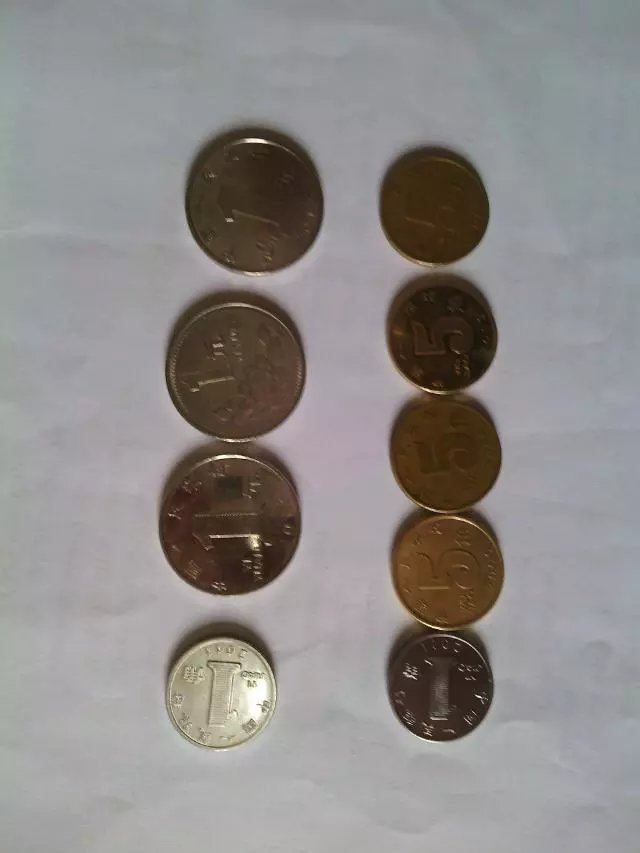
//> input picture images/coin.jpg, 640 x 853 px
$ ./opencv_034   (built with g++ and OpenCV 4)
//> lines starting //> are read from the running program, lines starting //| are printed output that depends on the picture
#include <opencv2/opencv.hpp>
#include <iostream>
using namespace std;
using namespace cv;
int main(int argc, char** argv) {
	Mat src = imread("D:/images/coin.jpg", IMREAD_UNCHANGED);
//> src is the input picture: 853 rows x 640 cols, CV_8UC3; mean B, G, R 137.2, 138.7, 142.3
	if (src.empty()) {
		cout << "can`t read this image" << endl;
	}
	GaussianBlur(src,src,Size(3,3),0);
	Mat gray;
	cvtColor(src, gray, COLOR_BGR2GRAY);
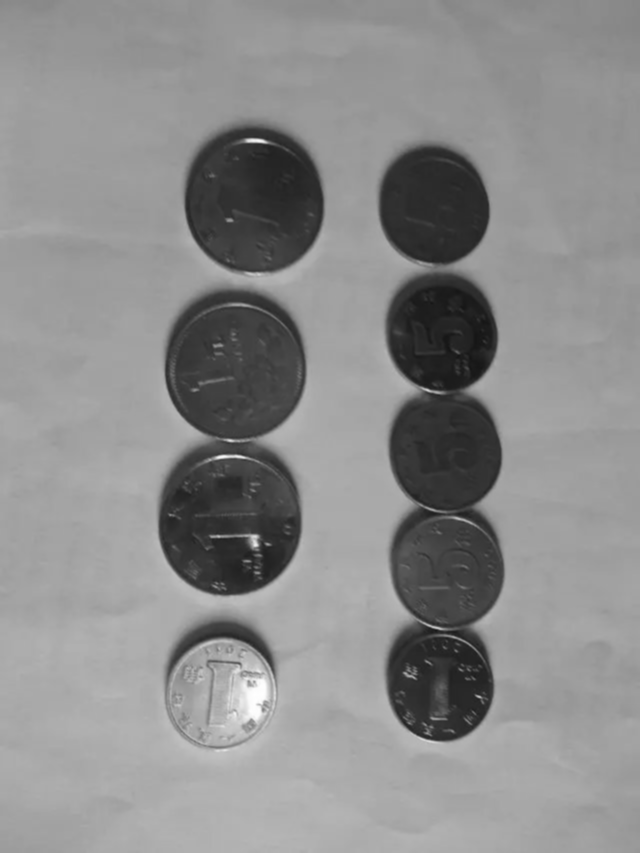
//> gray: 853 rows x 640 cols, CV_8UC1; min 21, max 255, mean 139.7
	namedWindow("coin_demo", WINDOW_NORMAL);
	imshow("coin_demo", gray);
	vector<Vec3f> circles;
	HoughCircles(gray,circles,HOUGH_GRADIENT,2,35,100,100,5,100);
//> circles = 9 circles (x, y, radius): [237, 371, 67.8], [441, 689, 52.2], [227, 525, 70.2], [217, 693, 53], [449, 571, 56.6], [443, 335, 56], [253, 199, 72.8], [447, 455, 54.6], [431, 201, 54.4]
	for (size_t t =0;t<circles.size();t++)
	{
		circle(src,Point(circles[t][0],circles[t][1]),circles[t][2],Scalar(0,0,0),2,8);
		circle(src, Point(circles[t][0], circles[t][1]), 1, Scalar(255, 0, 255), 2, 8);
	}
//> this loop made 9 passes
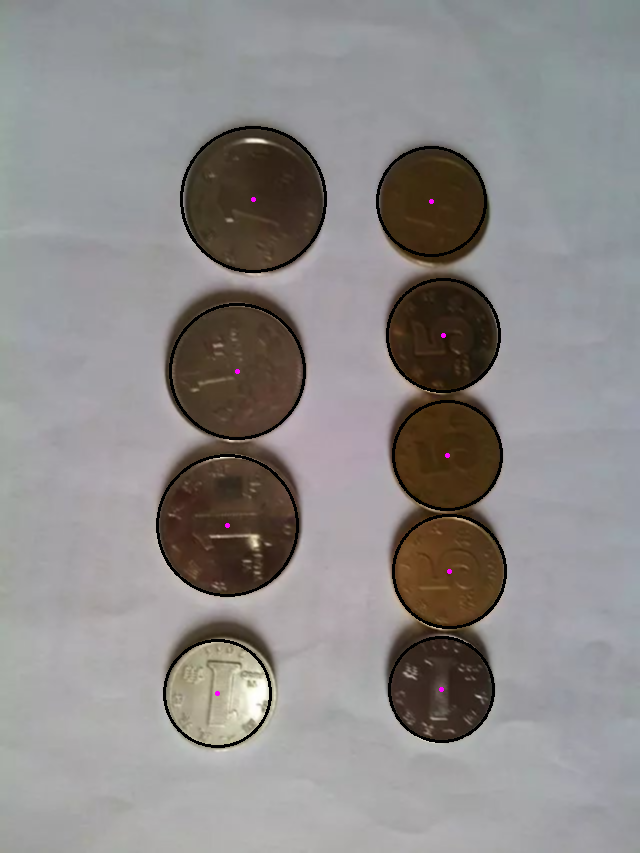
//> src: 853 rows x 640 cols, CV_8UC3; mean B, G, R 136, 137.1, 140.6
	namedWindow("source",WINDOW_FREERATIO);
	imshow("source",src);
	waitKey(0);
	destroyAllWindows();
	return 0;
}
